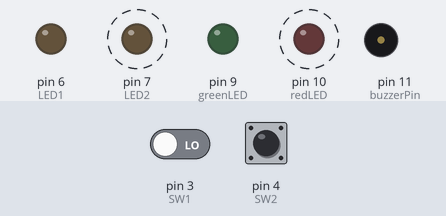
Bench run of a sketch on a simulated Arduino Uno, built with avr-gcc and run on an emulated ATmega328P. Parts: output pins drawn as LEDs (lit = HIGH), buzzer (waves = sounding). Dashed ring = blinking. The inputs (shaded band) are chosen by the test bench; at power-on: pin 4 (SW2) LOW, pin 3 (SW1) LOW. Random numbers use the default seed unless the sketch sets one.

Above: at 1.86 s.
1.9 s: pin 4 (SW2) pulled HIGH for 0.6 s
At 2.11 s:
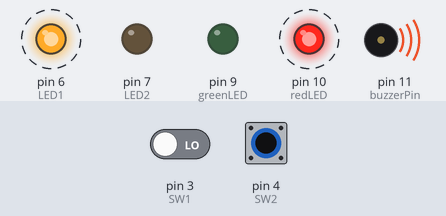
5.4 s: pin 4 (SW2) pulled HIGH for 3.2 s
At 9.01 s:
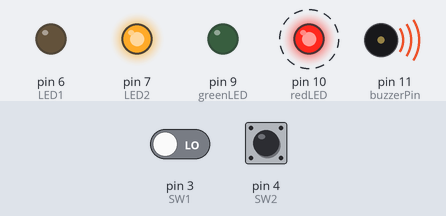
10.1 s: pin 3 (SW1) driven HIGH and pin 4 (SW2) driven HIGH
13.6 s: pin 3 (SW1) driven LOW
At 13.81 s:
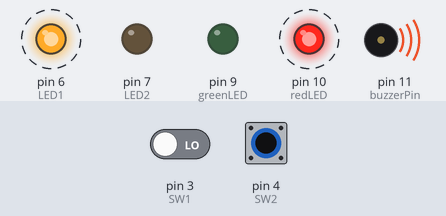
17.1 s: pin 3 (SW1) driven HIGH
At 24.2 s:
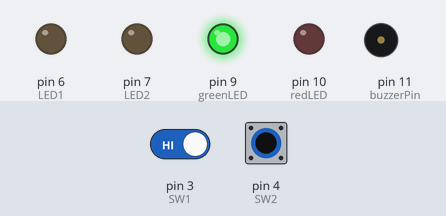
24.6 s: pin 4 (SW2) driven LOW
At 24.81 s:
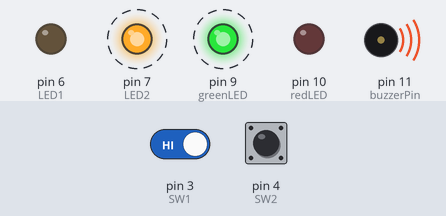
Timing chart, 0 to 29.1 s (numbered marks = the images above; inputs shaded):
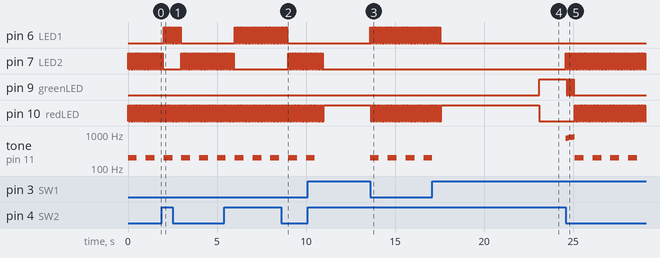

The sketch:

reactionGame.ino
```cpp
//  Hva gjør denne koden?
//  1. Analyser  2. Kommenter  3. Skriv funksjonalitetskrav

/*
- Ventetid indikeres med rød RGB og begge led er slukket.
- Hver spiller har en bryter og en LED for å indikere når man har tapt eller vunnet.
- I tillegg er det en RGB led for å indikere spillets gang, og en buzzer for å indikere spillets gang.
- Spillet starter når ingen brytere er trykket.

- Spillet har en tilfeldig ventetid mellom 3 og 7 sekund.

- Om en bryter blir trykt før den tilfeldige ventetiden er over taper den spilleren.
	- Dette blir indikert av buzzer med konstant tone, rød RGB og lyser opp
      spiller-LED for å indikere taper.

- Om ventetiden får gå ferdig uten knappetrykk vil RGB endre ril en grønnere farge,
  og første knapp som blir trykket vinner.
	- Dette blir indikert av buzzer med stigende tone, grønn RGB og og lyser opp
      spiller-LED for å indikere vinner.

- Når noen har vunnet eller tapt vil spillet automatisk starte på nytt.*/


int redLED = 10;
int greenLED = 9;
int buzzerPin = 11;

int LED1 = 6;
int LED2 = 7;
int SW1 = 3;
int SW2 = 4;

int winner = 0;
int winnerBeep = 750;
int fault = 0;
int faultBeep = 200;

unsigned long wait = 0;
unsigned long now = 0;

void setup(){
  pinMode(redLED,OUTPUT);
  pinMode(greenLED,OUTPUT);
  pinMode(LED1,OUTPUT);
  pinMode(LED2,OUTPUT);
  pinMode(SW1,INPUT);
  pinMode(SW2,INPUT);
}

void prepareValues(){

  digitalWrite(redLED,HIGH);

  fault = 0; //variabelen "fault" blir definert til 0
  now = millis(); // definerer tiden nå, som millis
  wait = now + random(3000,7000); // definerer en vente tid som er tilfeldig mellom 3-7 sekunder og avhengig av tiden når du starter

}

void waitToPress(){

/* setter at hvis noen trykker før tiden får du en fault og vil
da ikke gå inn i if løkken, men heller gå til else, hvor du får
buzzeren vil gi deg fault lyden*/

/*while((digitalRead(SW1)==LOW && digitalRead(SW2)==LOW)){
    delay(2000)
    waitToPress()*/
    while(millis() < wait && digitalRead(SW1)==HIGH && digitalRead(SW2)==HIGH){
  }
  if(digitalRead(SW1)==LOW)fault = LED1;
  if(digitalRead(SW2)==LOW)fault = LED2;
  digitalWrite(redLED,LOW);

}

void runGame(){

 /* går inn i denne hvis du ikke har fått en fault,
 med eks. feiltrykk den tilfeldige wait tiden må også ha være
 over for å gå ut av while løkken først*/
  int result = 0;
  if(fault == 0){
    digitalWrite(greenLED,HIGH);  //setter lyset til grønt
    while(digitalRead(SW1)==HIGH && digitalRead(SW2)==HIGH){
    } // venter til en av knappene er trykkt
    if(digitalRead(SW1)==LOW){ //bestemmer vinneren ut fra hvem som trykker først
      winner = LED1;
      result = 1;
    }
    else{
      winner = LED2;
      result = 1;
    }
  }
    switch (result)
      {
      case 0:
        tone(buzzerPin,faultBeep,500);
        for(int k = 0; k < 10; k++){
          digitalWrite(redLED,HIGH);
          digitalWrite(fault,HIGH);
          delay(50);
          digitalWrite(redLED,LOW);
          digitalWrite(fault,LOW);
          delay(50);
        }

      break;

      case 1:
          for(int k = 0; k < 5; k++){
          /*buzzer og lys for vinn*/
          tone(buzzerPin,(winnerBeep+(k*20)));
          digitalWrite(greenLED,HIGH);
          digitalWrite(winner,HIGH);
          delay(50);
          digitalWrite(winner,LOW);
          digitalWrite(greenLED,LOW);
          delay(50);
        }
        noTone(buzzerPin);
      break;


    default:
    break;


    }


}

void loop(){

  prepareValues();

  waitToPress();

  runGame();


}

///////////////////////////////////////////////////////////////////////////////////////////
//////////////////////////////////     Endringer    ///////////////////////////////////////
///////////////////////////////////////////////////////////////////////////////////////////

/* La først alle delene hoveddelene av loopen inn i egne funksjoner,
laget mer konkret kommentering av koden,
*/
```

Measured:
- after the input at 1.9 s, pin 6 (LED1): alternates HIGH for 0.05 s and LOW for 0.05 s, 20 changes in all, then stays LOW, starting after 0.10 s
- after the input at 5.4 s, pin 6 (LED1): alternates HIGH for 0.05 s and LOW for 0.05 s, 60 changes in all, then stays LOW, starting after 0.60 s
- after the input at 13.6 s, pin 6 (LED1): alternates HIGH for 0.05 s and LOW for 0.05 s, starting at once; tone on pin 11 (buzzerPin): alternates 200 Hz for 0.50 s and silent for 0.50 s, starting at once
- after the input at 17.1 s, pin 9 (greenLED): LOW → HIGH after 6.0 s
- after the input at 24.6 s, pin 7 (LED2): alternates HIGH for 0.05 s and LOW for 0.05 s, starting at once; pin 9 (greenLED): alternates HIGH for 0.05 s and LOW for 0.05 s, 9 changes in all, then stays LOW, starting after 0.05 s
- by itself, tone on pin 11 (buzzerPin): alternates 200 Hz for 0.50 s and silent for 0.50 s
